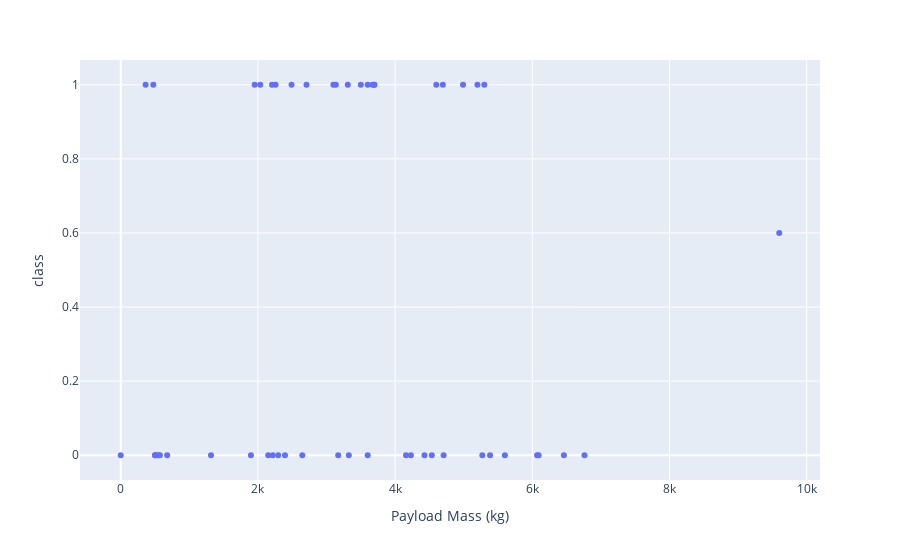

Notebook code for this chart:
### Markdown cell above
<code>features_one_hot.to_csv('dataset_part_3.csv', index=False)</code>

### Code cell
import pandas as pd
import plotly.express as px
space_df = pd.read_csv("https://cf-courses-data.s3.us.cloud-object-storage.appdomain.cloud/IBM-DS0321EN-SkillsNetwork/datasets/spacex_launch_dash.csv")
space_df.drop('Unnamed: 0', axis=1, inplace=True)
df = space_df.groupby(['Payload Mass (kg)', 'Launch Site'])['class'].mean().reset_index()
figure2 = px.scatter(x='Payload Mass (kg)',y='class', data_frame=df)
figure2

### Figure 1 — Plotly figure (JSON) as saved in the notebook; plotly's stock layout.template omitted (floating-point values rounded to 4 significant figures)
{"data": [{"hovertemplate": "Payload Mass (kg)=%{x}<br>class=%{y}<extra></extra>", "legendgroup": "", "marker": {"color": "#636efa", "symbol": "circle"}, "mode": "markers", "name": "", "orientation": "v", "showlegend": false, "type": "scatter", "x": [0, 362, 475, 500, 500, 525, 553, 570, 677, 1316, 1898, 1952, 2034, 2150, 2205, 2216, 2257, 2296, 2395, 2490, 2647, 2708, 3100, 3136, 3170, 3310, 3325, 3500, 3600, 3600, 3669, 3697.0, 3697.0, 4159, 4230, 4428, 4535, 4600, 4696, 4707, 4990, 5200, 5271, 5300, 5384, 5600, 6070, 6092, 6460, 6761, 9600], "xaxis": "x", "y": [0, 1, 1, 0, 0, 0, 0, 0, 0, 0, 0, 1, 1, 0, 1, 0, 1, 0, 0, 1, 0, 1, 1, 1, 0, 1, 0, 1, 0, 1, 1, 1, 1, 0, 0, 0, 0, 1, 1, 0, 1, 1, 0, 1, 0, 0, 0, 0, 0, 0, 0.6], "yaxis": "y"}], "layout": {"legend": {"tracegroupgap": 0}, "margin": {"t": 60}, "xaxis": {"anchor": "y", "domain": [0, 1], "title": {"text": "Payload Mass (kg)"}}, "yaxis": {"anchor": "x", "domain": [0, 1], "title": {"text": "class"}}}}
